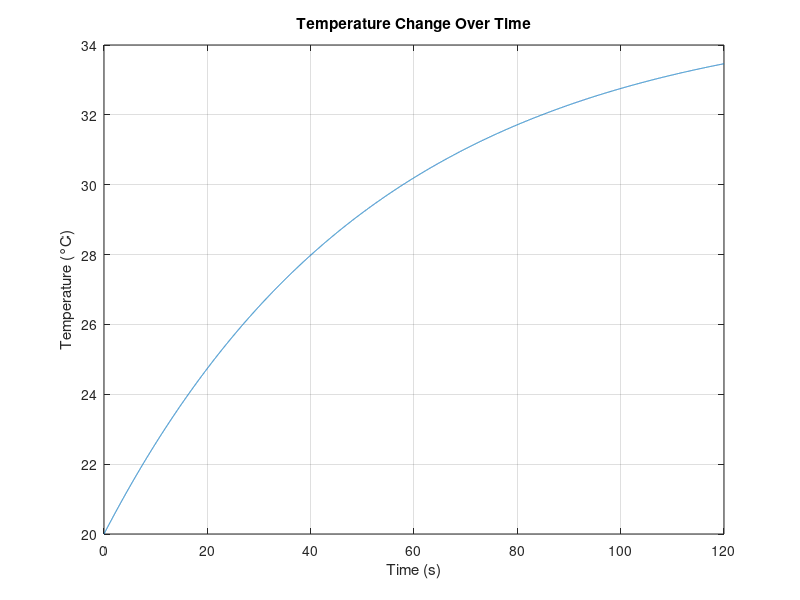

Recreate this plot in MATLAB.
clc;
clear;
close all;

% DEFINE CONSTANTS
h = 3.9; % heat transfer coefficient [W/(m²K)]
c_p = 1.006 * 1000; % Specific Heat at Constant Pressure [J/kg·K]
rho = 1.225; % Density of air [kg/m³]

% DEFINE SIMULATION CONDITIONS
T_outside = 35 + 273.15; % temperature of outside (assume reservoir) [K]
L = 1; % Side length of box [m]
T0 = 20 + 273.15; % initial temperature inside [K]

V = L^3; % Volume of box [m³]
A_s = 6 * L^2; % Surface area of the box [m²]

% DEFINE TIME PARAMETERS
dt = 0.01; % time step
t_end = 120; % end time
time = 0:dt:t_end; % time vector

% SIMULATION
T = zeros(size(time)); % initialize temperature array
T(1) = T0; % set initial temperature
for i = 2:length(time)

    deltaT = -h*A_s*(T(i-1) - T_outside)*dt/(rho*V*c_p);

    T(i) = T(i-1) + deltaT; % update temperature
end

% PLOT RESULTS
figure;
plot(time, T-273.15);
xlabel('Time (s)');
ylabel('Temperature (°C)');
title('Temperature Change Over Time');
grid on;
